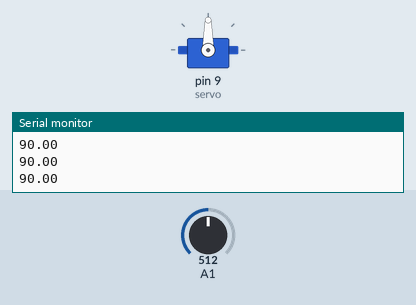
This sketch was run on a simulated Arduino Uno, built with avr-gcc and run on an emulated ATmega328P. On the bench: servo, the last lines printed to the serial monitor. The test bench sets the inputs (shaded band); at power-on: A1 = 512.

Above: at 1.2 s.
1.3 s: A1 set to 716
At 1.6 s:
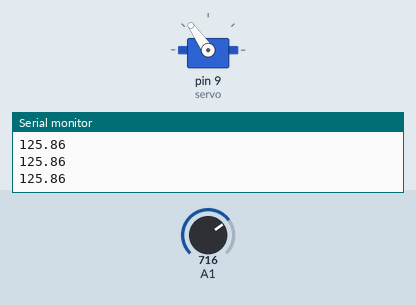
2.8 s: A1 set to 900
At 3.5 s:
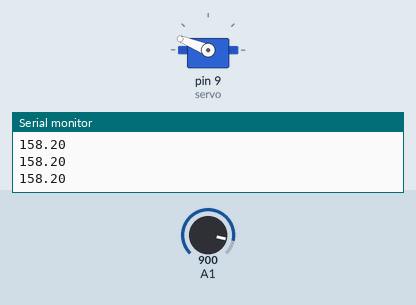
4.3 s: A1 set to 1023
At 4.9 s:
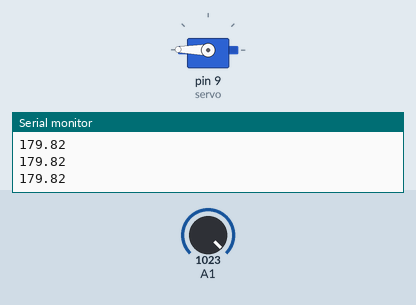
5.8 s: A1 set to 306
At 6.2 s:
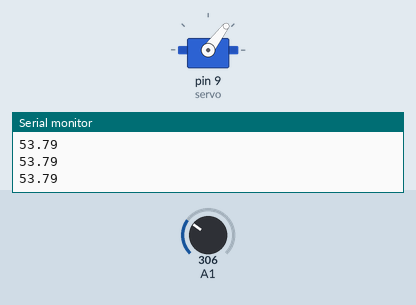
7.3 s: A1 set to 122
At 7.9 s:
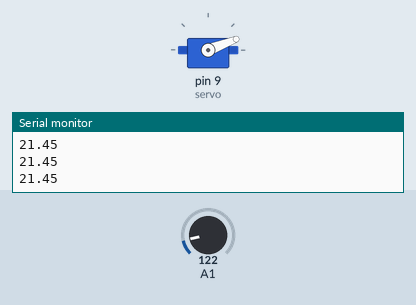
8.8 s: A1 set to 0
At 9.2 s:
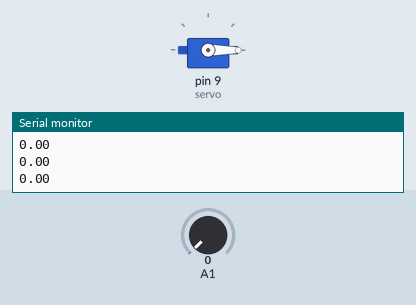
Timing chart, 0 to 11.3 s (numbered marks = the images above; inputs shaded):
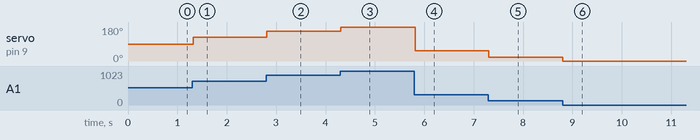

The sketch:

ServoWithPotentiometer.ino
```cpp
#include <Servo.h>


double ram,angle;
Servo servo;

void setup() {
  // put your setup code here, to run once:
 pinMode(A1,INPUT);
 servo.attach(9);
 Serial.begin(9600);
}

void loop() {
  // put your main code here, to run repeatedly:
  ram = analogRead(A1);
  angle=(180.0/1024.0)*ram;
  Serial.println(angle);
  servo.write(angle);
  delay(20);

}
```

Measured:
- after the input at 1.3 s, servo on pin 9 (servo): 90° → 125° at once
- after the input at 2.8 s, servo on pin 9 (servo): 125° → 158° at once
- after the input at 4.3 s, servo on pin 9 (servo): 158° → 179° at once
- after the input at 5.8 s, servo on pin 9 (servo): 179° → 53° at once
- after the input at 7.3 s, servo on pin 9 (servo): 53° → 21° at once
- after the input at 8.8 s, servo on pin 9 (servo): 21° → 0° at once
